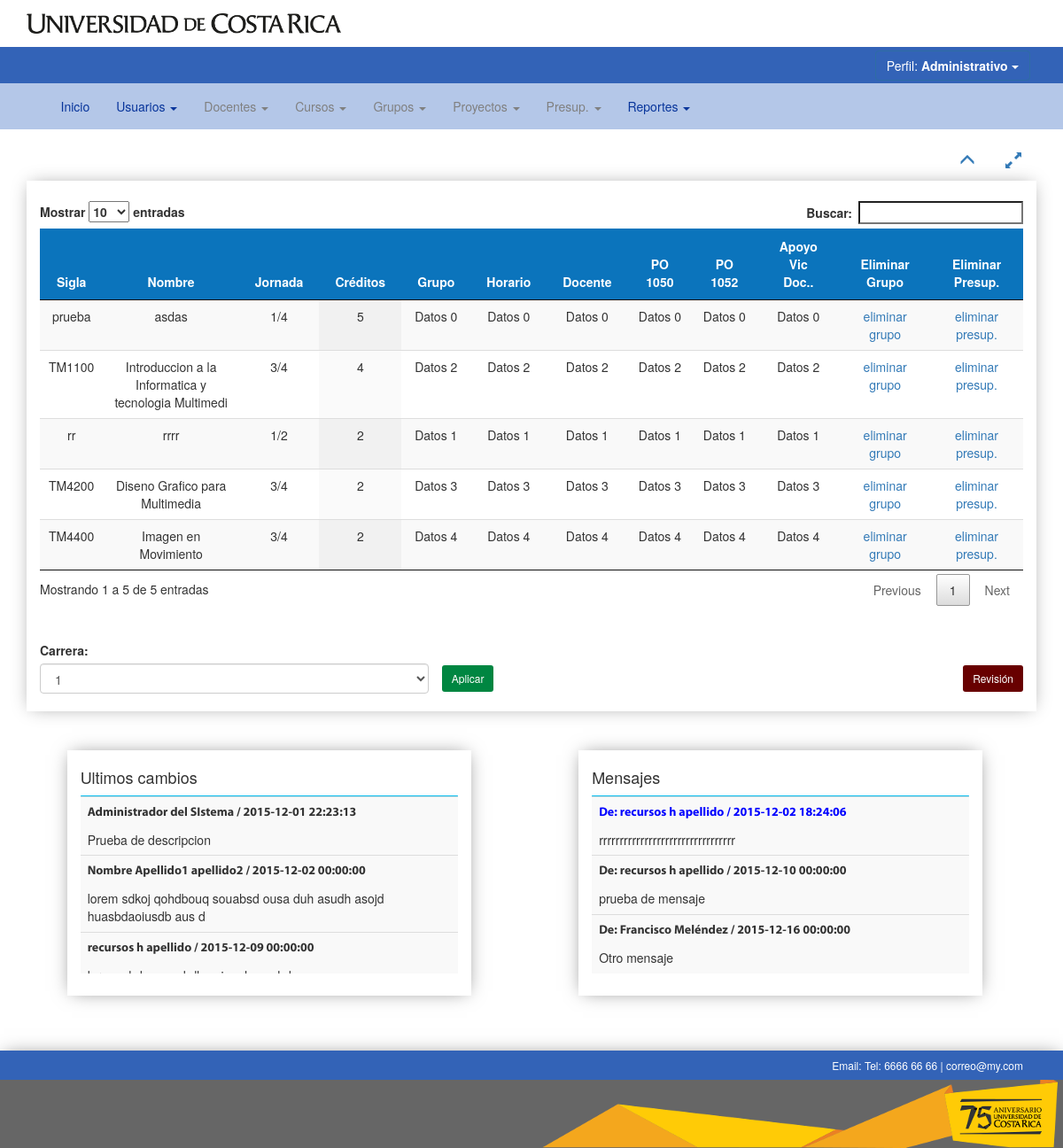
Page /php/masterPage.php (signed in) on the earlier database version.
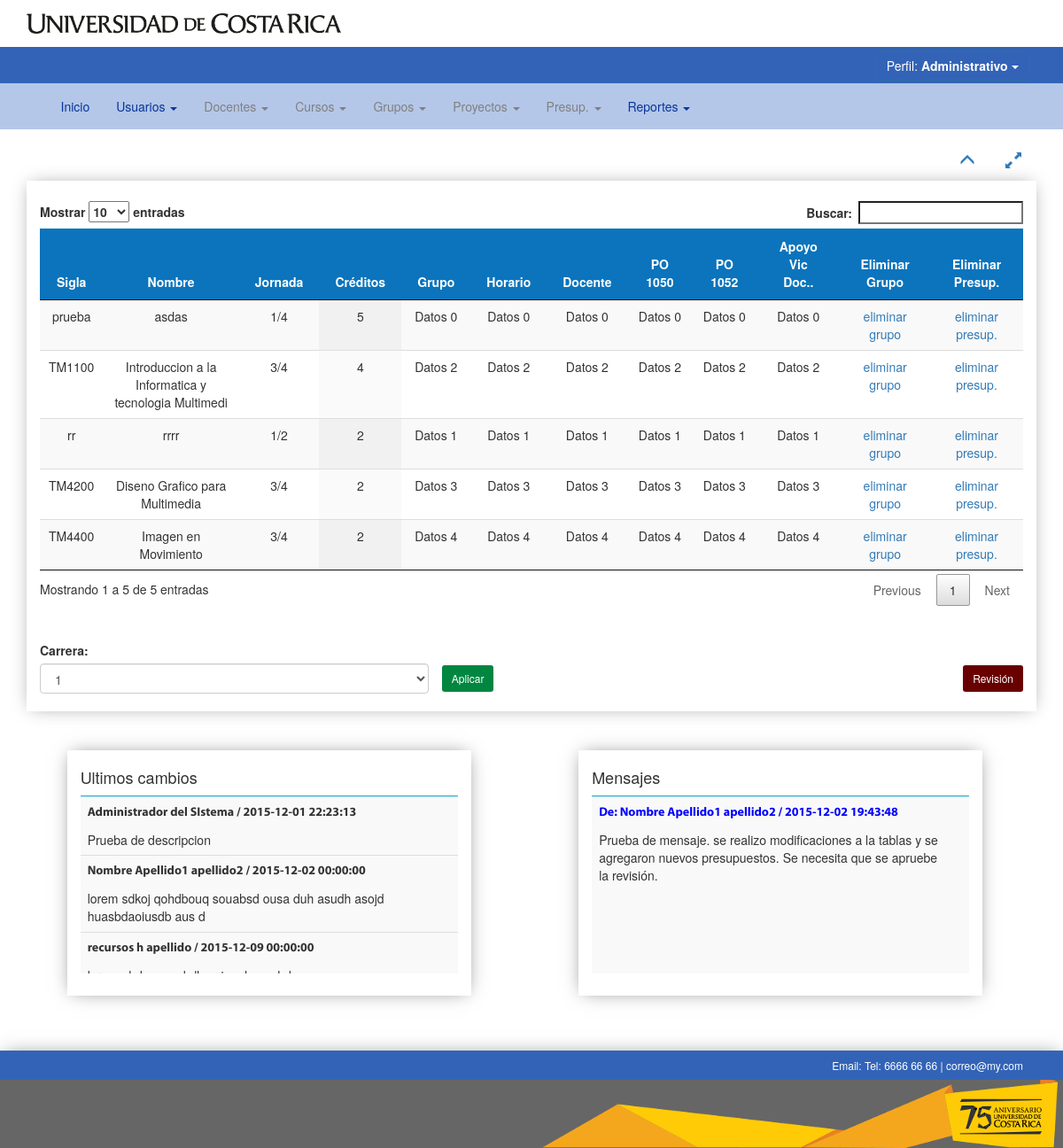
Same page on the later database version.
### tables this page shows
CREATE TABLE `tb_Cursos` (
  `sigla` varchar(10) NOT NULL,
  `nombre_curso` varchar(100) NOT NULL,
  `creditos` int(11) NOT NULL,
  `jornada` double NOT NULL,
  PRIMARY KEY (`sigla`)
);

CREATE TABLE `tb_Usuario` (
  `usuario` varchar(20) NOT NULL,
  `contrasena` varchar(80) NOT NULL,
  `nombre_usuario` varchar(20) NOT NULL,
  `apellido_usuario` varchar(40) NOT NULL,
  `perfil` int(1) NOT NULL,
  `correo_usuario` varchar(40) NOT NULL,
  `habilitado` int(1) NOT NULL,
  PRIMARY KEY (`usuario`)
);

CREATE TABLE `tb_RegistroActividad` (
  `utc` int(11) NOT NULL,
  `fecha` datetime NOT NULL,
  `usuario` varchar(20) NOT NULL,
  `descripcion` varchar(255) NOT NULL,
  PRIMARY KEY (`utc`),
  KEY `usuario` (`usuario`),
  CONSTRAINT `tb_RegistroActividad_ibfk_1` FOREIGN KEY (`usuario`) REFERENCES `tb_Usuario` (`usuario`)
);

CREATE TABLE `tb_Mensaje` (
  `id_mensaje` int(11) NOT NULL AUTO_INCREMENT,
  `emisor` varchar(20) NOT NULL,
  `receptor` varchar(20) NOT NULL,
  `contenido_mensaje` varchar(255) NOT NULL,
  `fecha` datetime NOT NULL,
  PRIMARY KEY (`id_mensaje`),
  KEY `emisor` (`emisor`),
  KEY `receptor` (`receptor`),
  CONSTRAINT `tb_Mensaje_ibfk_1` FOREIGN KEY (`emisor`) REFERENCES `tb_Usuario` (`usuario`),
  CONSTRAINT `tb_Mensaje_ibfk_2` FOREIGN KEY (`receptor`) REFERENCES `tb_Usuario` (`usuario`)
);

### php/conexionBD/conexionBD.php (called while the page is built, shortened)
<?php
abstract class conexionBD {
	function __construct() {
		$this->con = new mysqli(__HOST__, __USUARIODB__, __PASSDB__, __DATABASE__);
	}
}
?>

### php/conexionBD/cursosBD.php (called while the page is built, shortened)
<?php include_once("conexionBD.php"); ?>
<?php
class cursosBD extends conexionBD
{
	function obtenerCursos() {
		$query = "SELECT * FROM tb_Cursos ORDER BY sigla";
		$rs= $this->con->query($query);
		if($rs->num_rows > 0)
		{
			return $rs;
		}
		return false;
	}
}
 ?>

### php/include/conversor.php (called while the page is built, shortened)
<?php
function convertirDobleFraciones ($fdouble) {
	$valor = "";
	switch ($fdouble) {
		case 0.750:
			$valor = "3/4";
			break;
		case 0.5:
			$valor = "1/2";
			break;
		case 0.250:
			$valor = "1/4";
			break;
	}
	return $valor;
}
 ?>

### php/conexionBD/registroActividadBD.php (called while the page is built, shortened)
<?php
include_once("conexionBD.php");
class registroActividadBD extends conexionBD {
	function obtenerRegistroActividad()
	{
		$query = "SELECT * FROM tb_RegistroActividad ORDER BY fecha asc LIMIT 25 ";
		$rs= $this->con->query($query);
		if($rs->num_rows > 0)
		{
			return $rs;
		}
		return false;
	}
}
?>

### php/conexionBD/usuariosBD.php (called while the page is built, shortened)
<?php
include_once("conexionBD.php");
class usuariosBD extends conexionBD {
	function obtenerUsuario($id)
	{
		$query = "SELECT * FROM tb_Usuario WHERE usuario = '".$id."'";
		$rs= $this->con->query($query);
		if($rs->num_rows > 0)
		{
			return $rs;
		}
		return false;
	}
}
?>

### php/conexionBD/mensajesBD.php (called while the page is built, shortened)
<?php
include_once("conexionBD.php");
class mensajesBD extends conexionBD {
	function obtenerMensajes($receptor)
	{
		$query = "SELECT * FROM `tb_Mensaje` WHERE receptor = '".$receptor."' ORDER BY fecha asc LIMIT 25";
		$rs= $this->con->query($query);
		if($rs->num_rows > 0)
		{
			return $rs;
		}
		return false;
	}
}
?>

### php/include/tabla.php (shortened to what the rows shown need)
<?php include_once("include/conversor.php"); ?>
<?php include_once("conexionBD/cursosBD.php"); ?>
<?php $dbCursos = new cursosBD(); ?>
	<div class="container" id="contenedor-tabla">
			<div class="contenedor-tabla-2 col-xs-12 col-sm-12 col-md-12 col-lg-12">
				<div class="tabla table-responsive contenedor-tabla-1" id="tabla-planillas">
					<table id="example" class="display table table-hover text-center" cellspacing="0" width="100%">
						<thead>
							<tr>
								<th class="th_style">Sigla</th>
								<th class="th_style">Nombre</th>
								<th class="th_style">Jornada</th>
								<th class="th_style">Créditos</th>
								<th class="th_style">Grupo</th>
								<th class="th_style">Horario</th>
								<th class="th_style">Docente</th>
								<th class="th_style">PO 1050</th>
								<th class="th_style">PO 1052</th>
								<th class="th_style">Apoyo Vic Doc..</th>
								<?php
								if ($_SESSION['tipoPerfil'] == 1 || $_SESSION['tipoPerfil'] == 0) {
									echo '<th class="">Eliminar Grupo</th>';
								}
								if ($_SESSION['tipoPerfil'] == 2 || $_SESSION['tipoPerfil'] == 0) {
									echo '<th class="">Eliminar Presup.</th>';
								}
								 ?>
							</tr>
						</thead>
						<tbody>
						<?php
						$cantidad=0;
						$resultadoCursos = $dbCursos->obtenerCursos();
						while ($fila = mysqli_fetch_assoc($resultadoCursos)) {
							echo "<tr class='tr_style' >";
								echo "<td>".$fila['sigla']."</td>";
								echo "<td>".$fila['nombre_curso']."</td>";
								echo "<td>".convertirDobleFraciones ($fila['jornada'])."</td>";
								echo "<td>".$fila['creditos']."</td>";
								echo "<td>Datos ".$cantidad."</td>";
								echo "<td>Datos ".$cantidad."</td>";
								echo "<td>Datos ".$cantidad."</td>";
								echo "<td>Datos ".$cantidad."</td>";
								echo "<td>Datos ".$cantidad."</td>";
								echo "<td>Datos ".$cantidad."</td>";
								if ($_SESSION['tipoPerfil'] == 1 || $_SESSION['tipoPerfil'] == 0) {
									echo "<td> <a class='a_click'>eliminar grupo</a> </td>";
								}
								if ($_SESSION['tipoPerfil'] == 2 || $_SESSION['tipoPerfil'] == 0) {
									echo "<td> <a class='a_click'>eliminar presup.</a> </td>";
								}
							echo "</tr>";
							$cantidad = $cantidad+1;
						}
						 ?>
						</tbody>
					</table>
				</div>
				<br><br>
			</div>
		</div>

### php/include/asides.php (shortened to what the rows shown need)
<?php include_once("conexionBD/registroActividadBD.php"); ?>
<?php $dbRegistro = new registroActividadBD(); ?>
<?php include_once("conexionBD/usuariosBD.php"); ?>
<?php $dbUsuarios = new usuariosBD(); ?>
<?php include_once("conexionBD/mensajesBD.php"); ?>
<?php $dbMensajes = new mensajesBD(); ?>
<?php $resultadoRegistro = $dbRegistro->obtenerRegistroActividad(); ?>
	<div class="container container-aside">
			<div class="row">
				<div class="col-lg-6 col-md-6 col-sm-6 col-xs-12">
					<div class="aside col-lg-10 col-lg-offset-1 col-md-offset-1 col-md-10 col-sm-offset-1 col-sm-10 col-sx-12">
							<div class="table table-responsive">
								<table class="table table-striped">
								<?php
								while ($fila = mysqli_fetch_assoc($resultadoRegistro)) {
									echo "<tr><td>";
									$resultadoUsuarios = $dbUsuarios->obtenerUsuario($fila['usuario']);
									echo "<p>";
									while ($fila2 = mysqli_fetch_assoc($resultadoUsuarios)) {
										echo $fila2['nombre_usuario']." ";
										echo $fila2['apellido_usuario']." / ";
									}
									echo $fila['fecha']."<br>";
									echo "</p>";
									echo $fila['descripcion'];
									echo "<td><tr>";
								}
								 ?>
								</table>
							</div>
					</div>
				</div>
				<div class="col-lg-6 col-md-6 col-sm-6 col-xs-12">
					<div class="aside col-lg-10 col-lg-offset-1 col-md-offset-1 col-md-10 col-sm-offset-1 col-sm-10 col-sx-12">
							<div class="table table-responsive">
								<table class="table table-striped">
									<?php
									$contador = 0;
									$resultadoMensajes = $dbMensajes->obtenerMensajes($_SESSION['usuario']);
									while ($fila3 = mysqli_fetch_assoc($resultadoMensajes)) {
										echo "<tr><td>";
										$resultadoUsuarios = $dbUsuarios->obtenerUsuario($fila3['emisor']);
										while ($fila2 = mysqli_fetch_assoc($resultadoUsuarios)) {
											if ($contador == 0) {
												echo "<p style='color:blue;'>";
											} else {
												echo "<p>";
											}
											echo "De: ".$fila2['nombre_usuario']." ".$fila2['apellido_usuario']." / ".$fila3['fecha']."<br></p>";
											$contador =1;
										}
										echo $fila3['contenido_mensaje'];
										echo "<td><tr>";
									}
									 ?>
								</table>
							</div>
					</div>
			</div>
		</div>

Differences in the rows shown:
removed tb_mensaje: fecha "2015-12-02 18:24:06", contenido_mensaje "rrrrrrrrrrrrrrrrrrrrrrrrrrrrrrrrr", tb_usuario (nombre_usuario "recursos h", apellido_usuario "apellido")
removed tb_mensaje: fecha "2015-12-10 00:00:00", contenido_mensaje "prueba de mensaje", tb_usuario (nombre_usuario "recursos h", apellido_usuario "apellido")
removed tb_mensaje: fecha "2015-12-16 00:00:00", contenido_mensaje "Otro mensaje"
no longer on this page (row unchanged): tb_usuario: nombre_usuario "Francisco", apellido_usuario "Meléndez", shown under "Otro mensaje"
added tb_mensaje: fecha "2015-12-02 19:43:48", contenido_mensaje "Prueba de mensaje. se realizo modificaciones a la tablas y se agregaron nuevos presupuestos. Se necesita que se apruebe la revisión.", tb_usuario (nombre_usuario "Nombre", apellido_usuario "Apellido1 apellido2")
